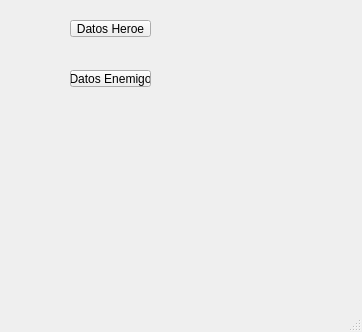
<?xml version="1.0" encoding="UTF-8"?>
<ui version="4.0">
 <class>mainWindow</class>
 <widget class="QMainWindow" name="mainWindow">
  <property name="geometry">
   <rect>
    <x>0</x>
    <y>0</y>
    <width>362</width>
    <height>332</height>
   </rect>
  </property>
  <property name="windowTitle">
   <string>MainWindow</string>
  </property>
  <widget class="QWidget" name="centralwidget">
   <widget class="QPushButton" name="btnDatosHeroe">
    <property name="geometry">
     <rect>
      <x>70</x>
      <y>20</y>
      <width>81</width>
      <height>17</height>
     </rect>
    </property>
    <property name="cursor">
     <cursorShape>ArrowCursor</cursorShape>
    </property>
    <property name="text">
     <string>Datos Heroe</string>
    </property>
   </widget>
   <widget class="QPushButton" name="btnDatosEnemigo">
    <property name="geometry">
     <rect>
      <x>70</x>
      <y>70</y>
      <width>81</width>
      <height>17</height>
     </rect>
    </property>
    <property name="text">
     <string>Datos Enemigo</string>
    </property>
   </widget>
  </widget>
  <widget class="QMenuBar" name="menubar">
   <property name="geometry">
    <rect>
     <x>0</x>
     <y>0</y>
     <width>362</width>
     <height>18</height>
    </rect>
   </property>
  </widget>
  <widget class="QStatusBar" name="statusbar"/>
 </widget>
 <resources/>
 <connections/>
</ui>
